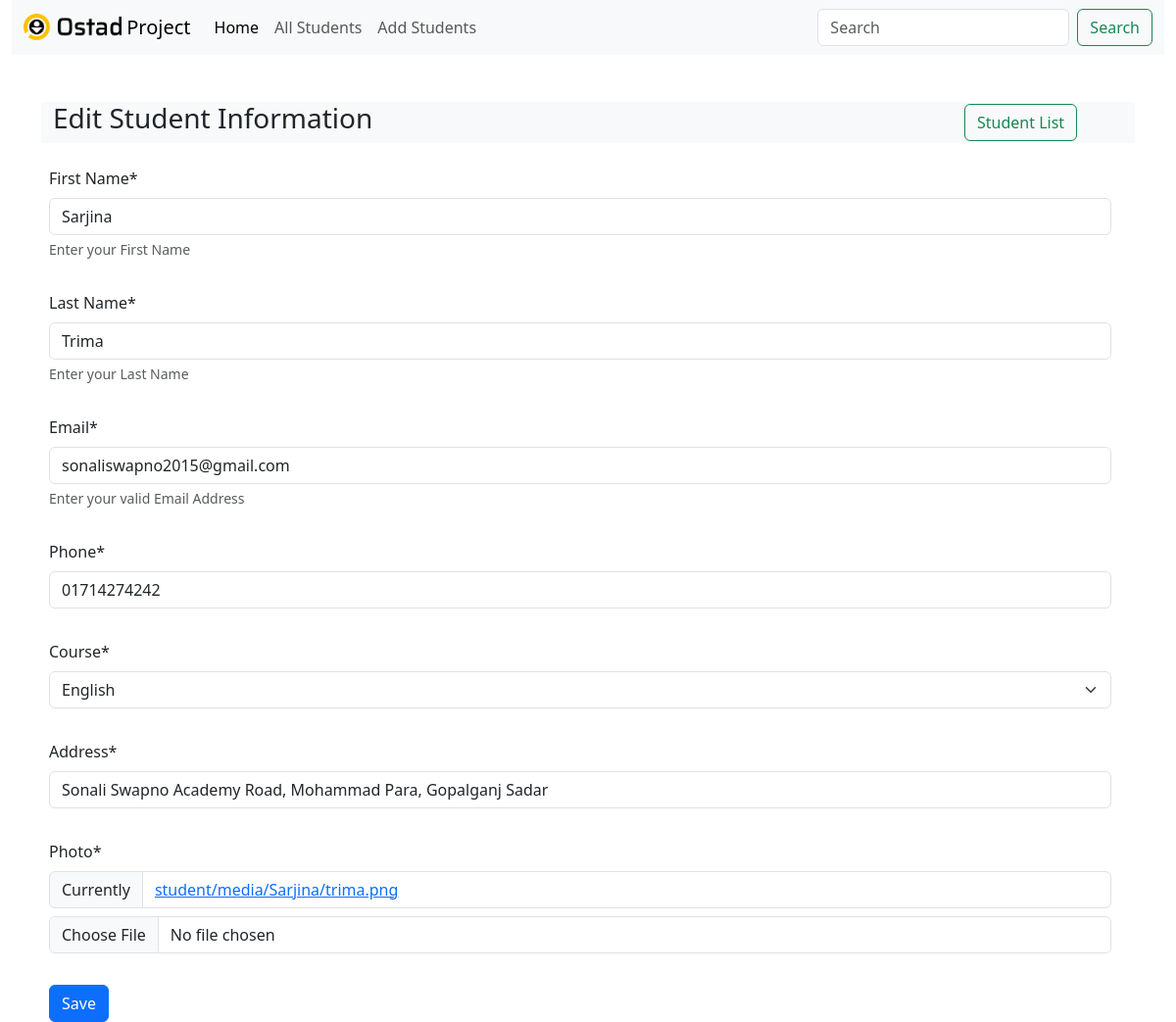
The page /student/edit/20/ on the database its author committed.
### student/models.py (models this page shows, shortened)
class Student(models.Model):
    first_name = models.CharField(max_length=255, null=False)
    last_name = models.CharField(max_length=255, null=False)
    email = models.EmailField(unique=True, null=False)
    phone = models.CharField(max_length=11, null=False )
    class CourseChoices(models.TextChoices):
        EMPTY = "", _("Please select")
        PHYSICS = "Physics", _("Physics")
        CHEMISTRY = "Chemistry", _("Chemistry")
        MATHEMATICS = "Mathematics", _("Mathematics")
        ENGLISH = "English", _("English")
        BANGLS = "Bangla", _("Bangla")
        CSE = "Computer Science", _("CSE")
    course = models.CharField(
        max_length=32,
        choices=CourseChoices,
        default=CourseChoices.EMPTY,
    )
    address = models.CharField(max_length=256)
    photo = models.ImageField(upload_to=student_directory_name)

### student/views.py (the view)
# urls.py: path('student/edit/<int:id>/', views.update_student, name='update_student'),
def update_student(request, id):
    student = models.Student.objects.get(id=id)
    form = forms.StudentForm(instance=student) #filled up form with user data
    if request.method == 'POST':
        form = forms.StudentForm(request.POST, request.FILES, instance=student)
        if form.is_valid():
            form.save()
            messages.add_message(request, messages.SUCCESS, 'Student Updated Successfully.')
            return redirect('home')
    return render(request, 'student/addstudent.html', {'form': form, 'edit': True})

### student/forms.py
class StudentForm(forms.ModelForm):
    class Meta:
        model = models.Student
        fields = '__all__'
        labels = {
            'first_name': 'First Name',
            'last_name': 'Last Name',
        }
        help_texts = {
            'first_name': 'Enter your First Name',
            'last_name': 'Enter your Last Name',
            'email': 'Enter your valid Email Address',
        }

### student/templates/student/addstudent.html (shortened to what this page needs)
{% extends 'base.html' %} {% block content%}
{%load crispy_forms_tags %}
<div class="container-fluid bg-body-tertiary mb-4">
  <div class="row">
    <div class="col-10">
      {% if edit %}
      <h3>Edit Student Information</h3>
      {% else %}
      <h3>Create New Student</h3>
      {% endif %}
    </div>
    <div class="col-2 my-auto">
      <a href="/" class="btn btn-outline-success" type="submit">Student List</a>
    </div>
  </div>
</div>
<form
  class="container row g-3"
  action=""
  method="post"
  enctype="multipart/form-data"
  novalidate
>
  {% csrf_token %} {{form | crispy}}
  <div class="col-12">
    <button type="submit" class="btn btn-primary">Save</button>
  </div>
</form>
 {% endblock %}

### rows shown on the page
Student: first_name "Sarjina", last_name "Trima", email "sonaliswapno2015@gmail.com", phone "01714274242", course "English", address "Sonali Swapno Academy Road, Mohammad Para, Gopalganj Sadar"
